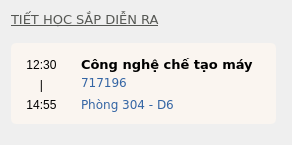
      <widget class="QWidget" name="scrollAreaWidgetContents">
       <property name="geometry">
        <rect>
         <x>0</x>
         <y>0</y>
         <width>288</width>
         <height>141</height>
        </rect>
       </property>
       <layout class="QVBoxLayout" name="verticalLayout">
        <item>
         <widget class="QLabel" name="label_5">
          <property name="minimumSize">
           <size>
            <width>270</width>
            <height>0</height>
           </size>
          </property>
          <property name="maximumSize">
           <size>
            <width>270</width>
            <height>16777215</height>
           </size>
          </property>
          <property name="font">
           <font>
            <family>DejaVu Sans</family>
            <pointsize>10</pointsize>
            <weight>50</weight>
            <bold>false</bold>
            <underline>true</underline>
           </font>
          </property>
          <property name="styleSheet">
           <string notr="true">color: rgb(85, 87, 83);</string>
          </property>
          <property name="text">
           <string>TIẾT HỌC SẮP DIỄN RA</string>
          </property>
         </widget>
        </item>
        <item>
         <widget class="QWidget" name="widget_3" native="true">
          <property name="minimumSize">
           <size>
            <width>270</width>
            <height>100</height>
           </size>
          </property>
          <property name="maximumSize">
           <size>
            <width>270</width>
            <height>100</height>
           </size>
          </property>
          <widget class="QLabel" name="subject">
           <property name="geometry">
            <rect>
             <x>70</x>
             <y>15</y>
             <width>191</width>
             <height>31</height>
            </rect>
           </property>
           <property name="font">
            <font>
             <family>DejaVu Sans</family>
             <pointsize>10</pointsize>
             <weight>75</weight>
             <italic>false</italic>
             <bold>true</bold>
             <underline>false</underline>
            </font>
           </property>
           <property name="styleSheet">
            <string notr="true">background-color: rgb(250, 245, 240);</string>
           </property>
           <property name="text">
            <string>Công nghệ chế tạo máy</string>
           </property>
          </widget>
          <widget class="QLabel" name="start">
           <property name="geometry">
            <rect>
             <x>10</x>
             <y>20</y>
             <width>41</width>
             <height>21</height>
            </rect>
           </property>
           <property name="font">
            <font>
             <pointsize>9</pointsize>
            </font>
           </property>
           <property name="styleSheet">
            <string notr="true">background-color: rgb(250, 245, 240);</string>
           </property>
           <property name="text">
            <string>12:30</string>
           </property>
           <property name="alignment">
            <set>Qt::AlignCenter</set>
           </property>
          </widget>
          <widget class="QLabel" name="room">
           <property name="geometry">
            <rect>
             <x>70</x>
             <y>62</y>
             <width>191</width>
             <height>17</height>
            </rect>
           </property>
           <property name="font">
            <font>
             <family>DejaVu Sans</family>
             <pointsize>9</pointsize>
             <italic>false</italic>
            </font>
           </property>
           <property name="styleSheet">
            <string notr="true">color: rgb(52, 101, 164);
background-color: rgb(250, 245, 240);</string>
           </property>
           <property name="text">
            <string>Phòng 304 - D6</string>
           </property>
          </widget>
          <widget class="QLabel" name="label_18">
           <property name="geometry">
            <rect>
             <x>0</x>
             <y>9</y>
             <width>265</width>
             <height>81</height>
            </rect>
           </property>
           <property name="styleSheet">
            <string notr="true">background-color: rgb(250, 245, 240);
border-radius:5px;</string>
           </property>
           <property name="text">
            <string/>
           </property>
          </widget>
          <widget class="QLabel" name="code">
           <property name="geometry">
            <rect>
             <x>70</x>
             <y>40</y>
             <width>191</width>
             <height>16</height>
            </rect>
           </property>
           <property name="font">
            <font>
             <family>DejaVu Sans</family>
             <pointsize>9</pointsize>
             <italic>false</italic>
            </font>
           </property>
           <property name="styleSheet">
            <string notr="true">color: rgb(52, 101, 164);
background-color: rgb(250, 245, 240);</string>
           </property>
           <property name="text">
            <string>717196 </string>
           </property>
          </widget>
          <widget class="QLabel" name="label_">
           <property name="geometry">
            <rect>
             <x>10</x>
             <y>20</y>
             <width>41</width>
             <height>61</height>
            </rect>
           </property>
           <property name="font">
            <font>
             <pointsize>9</pointsize>
            </font>
           </property>
           <property name="styleSheet">
            <string notr="true">background-color: rgb(250, 245, 240);</string>
           </property>
           <property name="text">
            <string>|</string>
           </property>
           <property name="alignment">
            <set>Qt::AlignCenter</set>
           </property>
          </widget>
          <widget class="QLabel" name="end">
           <property name="geometry">
            <rect>
             <x>10</x>
             <y>60</y>
             <width>41</width>
             <height>21</height>
            </rect>
           </property>
           <property name="font">
            <font>
             <pointsize>9</pointsize>
            </font>
           </property>
           <property name="styleSheet">
            <string notr="true">background-color: rgb(250, 245, 240);</string>
           </property>
           <property name="text">
            <string>14:55</string>
           </property>
           <property name="alignment">
            <set>Qt::AlignCenter</set>
           </property>
          </widget>
          <zorder>label_18</zorder>
          <zorder>subject</zorder>
          <zorder>room</zorder>
          <zorder>code</zorder>
          <zorder>label_</zorder>
          <zorder>end</zorder>
          <zorder>start</zorder>
         </widget>
        </item>
       </layout>
      </widget>
